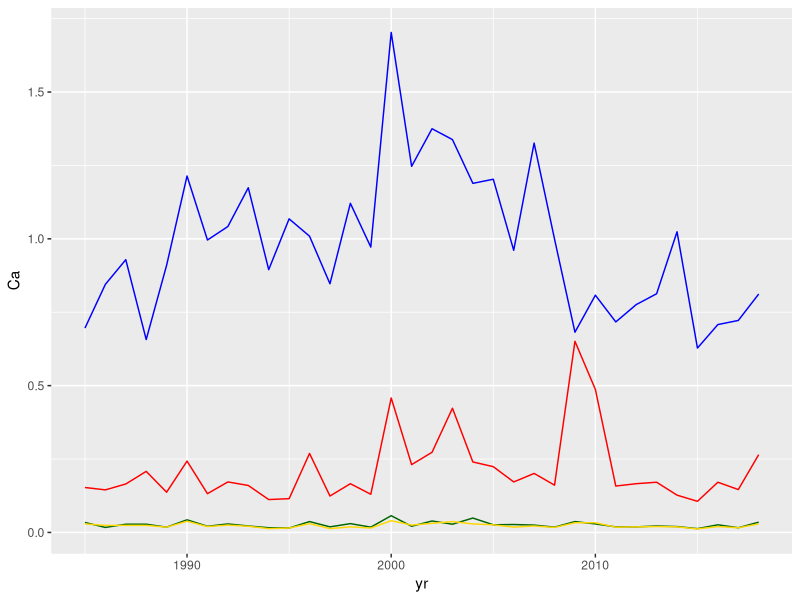
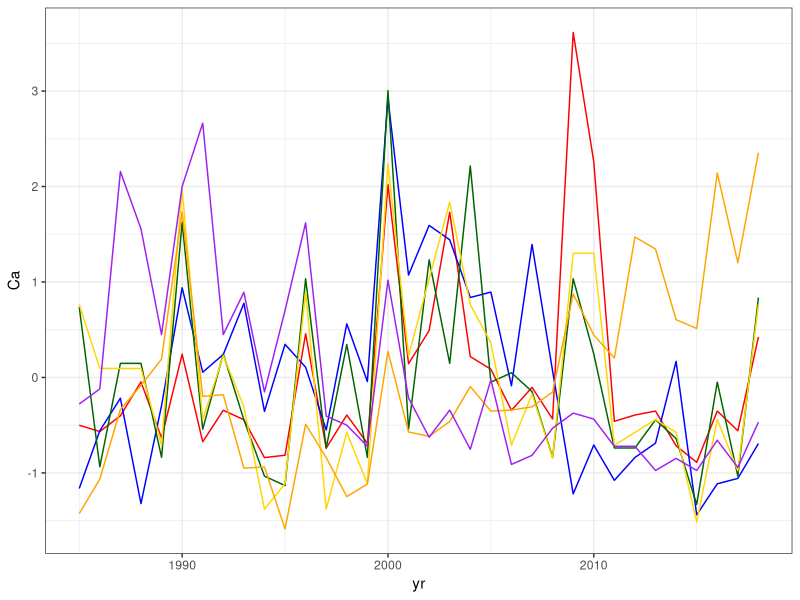
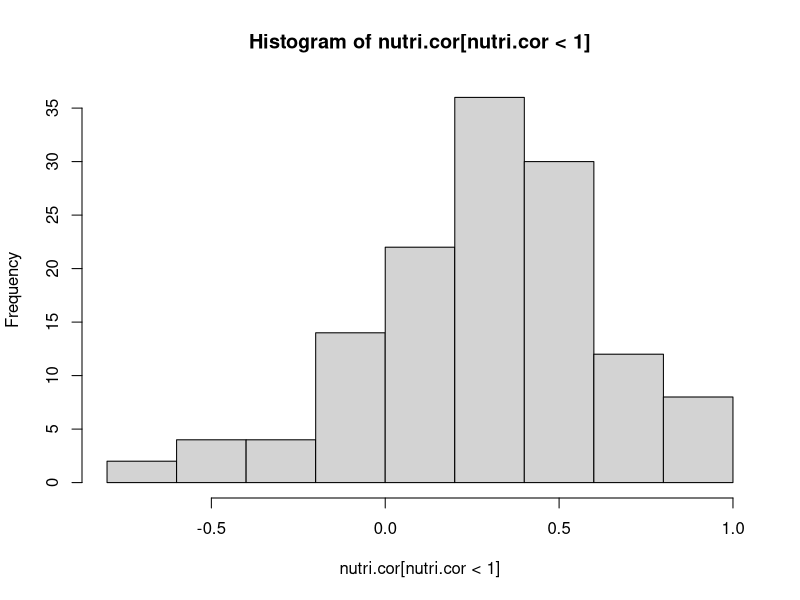
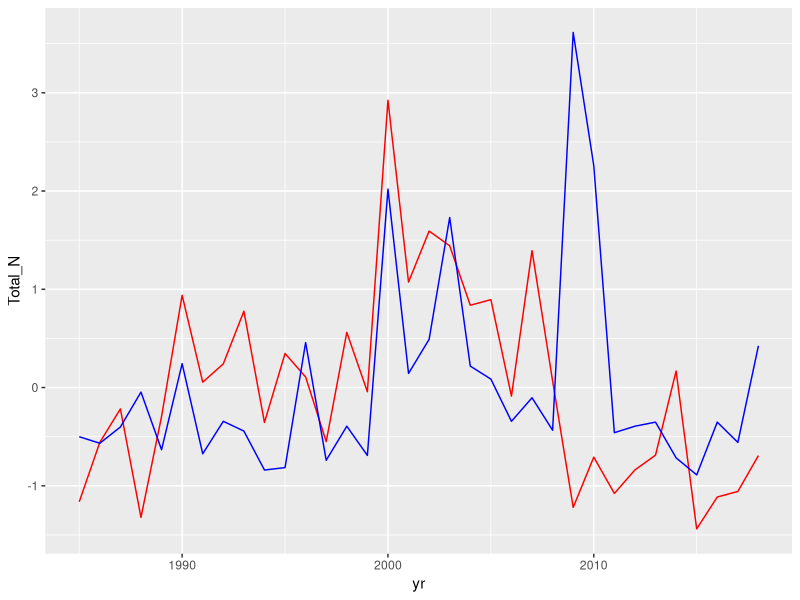
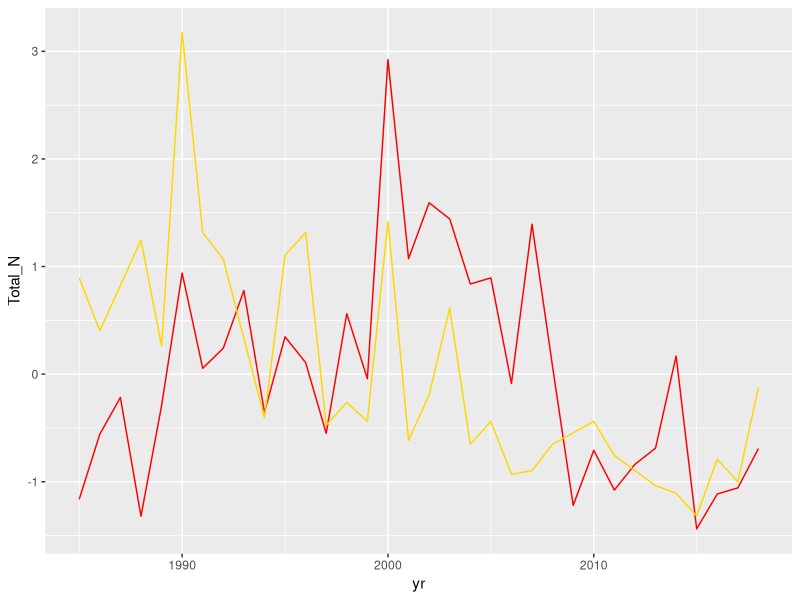
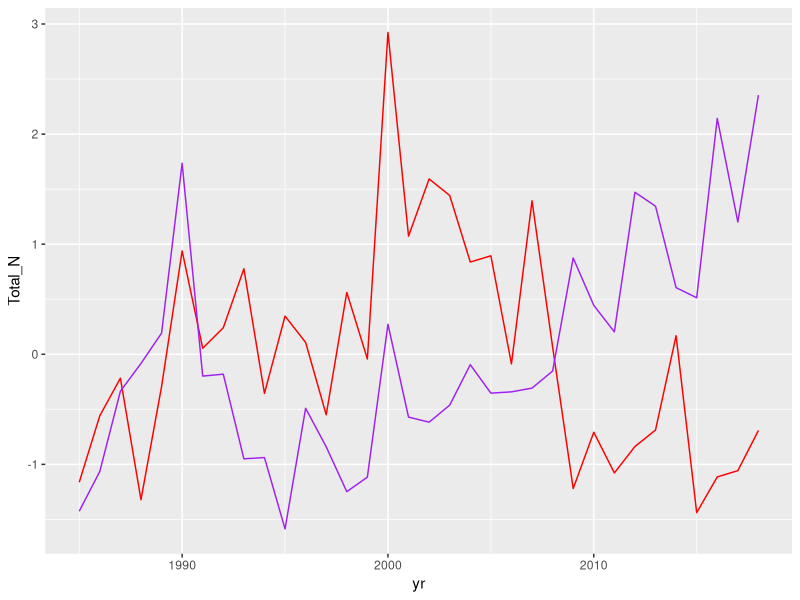

These figures' R source, in order:
# Exploring nitrogen/nutrient data from NADP

library(ggplot2)
library(dplyr)
library(tidyr)

nutri = read.csv('00_raw_data/nitrogen/Niwot_water_year_concentration_data.csv')

head(nutri)

# Take out year 1984 (incomplete)
nutri = nutri[nutri$yr > 1984,]

ggnut = ggplot(nutri)

ggnut +
  geom_line(aes(x = yr, y = Ca), colour = 'red') +
  geom_line(aes(x = yr, y = Total_N), colour = 'blue') +
  geom_line(aes(x = yr, y = K), colour = 'darkgreen') +
  geom_line(aes(x = yr, y = Mg), colour = 'gold')

# Try centeirng

nutri.c = nutri %>%
  mutate_at(vars(Ca, Mg, K, Na, NH4, NO3, Total_N, Cl, SO4, pH, conduc, svol, ppt),
            function(x) (x - mean(x)) / sd(x))

ggnut = ggplot(nutri.c, aes(x = yr))

ggnut +
  geom_line(aes(y = Ca), colour = 'red') +
  geom_line(aes(y = Total_N), colour = 'blue') +
  geom_line(aes(y = K), colour = 'darkgreen') +
  geom_line(aes(y = Mg), colour = 'gold') +
  geom_line(aes(y = pH), colour = 'orange') +
  geom_line(aes(y = Na), colour = 'purple') +
  theme_bw()


# Principle components analysis



# Make a long-form data frame
nutri.l = nutri %>%
  select(-c(siteID, seas, fullChemLab, daysSample, startDate, lastDate)) %>%
  gather(key = metric, value = measure, -c(yr, Criteria1, Criteria2, Criteria3))

head(nutri.l)

nutri.l = nutri.l %>%
  gather(key = crit, value = pct, -c(yr, metric, measure)) %>%
  filter(!(crit %in% c('Criteria2', 'Criteria3') & !(metric %in% c('ppt', 'svol')))) %>%
  filter(!(crit %in% 'Criteria1' & metric %in% c('ppt', 'svol')))

# why did I want to do this...?

# Look at correlation

nutri.cor = nutri %>%
  select(Ca, Mg, K, Na, NH4, NO3, Total_N, Cl, SO4, pH, conduc, ppt) %>%
  cor()

hist(nutri.cor[nutri.cor<1])

nutri.cor.long = nutri.cor %>%
  as.data.frame() %>%
  mutate(meas.a = row.names(.)) %>%
  gather(key = meas.b, value = corr, -c(meas.a)) %>%
  filter(corr < 1)

nutri.cor.long %>%
  filter(abs(corr) > 0.25)

nutri.cor.long %>%
  filter(meas.a %in% 'Total_N')

# Plot: Soil carbon, Na, Cl, pH

ggnut +
  geom_line(aes(y = Total_N), colour = 'red') +
  geom_line(aes(y = Ca), colour = 'blue')
# Seem to be tracking each other especially well 1990 - 2005

ggnut +
  geom_line(aes(y = Total_N), colour = 'red') +
  geom_line(aes(y = Cl), colour = 'gold')
# Not correlated at all really

ggnut +
  geom_line(aes(y = Total_N), colour = 'red') +
  geom_line(aes(y = pH), colour = 'purple')
# Also not correlated

